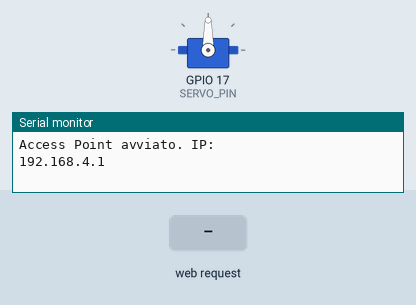
Bench run of a sketch on a simulated ESP32. Parts: servo, the last lines printed to the serial monitor. Inputs (shaded band) come from the test bench. Random numbers use the default seed unless the sketch sets one.

Above: at 4.7 s.
4.8 s: HTTP request GET /start received
At 5.55 s:
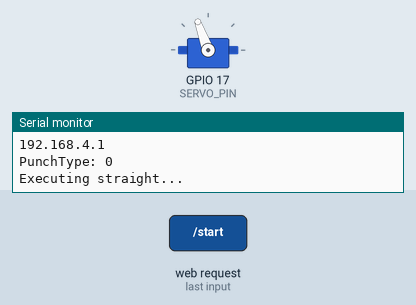
At 6.8 s:
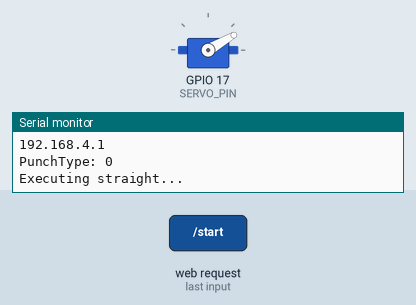
9.5 s: HTTP request GET /start?mode=hook received
12.5 s: HTTP request GET /start?mode=straight received
At 12.5 s:
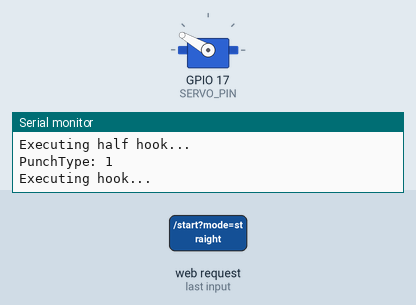
15.5 s: HTTP request GET /start?mode=random received
Timing chart, 0 to 18.0 s (numbered marks = the images above; inputs shaded):
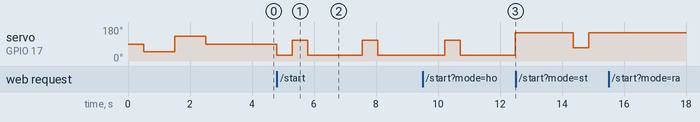

Measured:
- after the input at 4.8 s, servo on GPIO 17 (SERVO_PIN): goes 30° 0.50 s, 110° 0.50 s, 30° 1.8 s, 110° 0.50 s, then 30°, starting at once
- after the input at 15.5 s, every drawn part: stays the same

The sketch:

robotSparringMini1.2.ino
```cpp
/****************************************************************************************************************************************************
* ROBOT SPARRING MINI
****************************************************************************************************************************************************/

//http://arduino.esp8266.com/stable/package_esp8266com_index.json
//https://raw.githubusercontent.com/espressif/arduino-esp32/gh-pages/package_esp32_index.json

/****************************************************************************************************************************************************
 * SETUP ENVIROMENT FOR "ESP-WROOM-32 38 PIN Develeopment" chip:
 * link: https://randomnerdtutorials.com/installing-the-esp32-board-in-arduino-ide-windows-instructions/
 *
 * 1) Additional Board Manager URLs: https://raw.githubusercontent.com/espressif/arduino-esp32/gh-pages/package_esp32_index.json
 * OR: https://raw.githubusercontent.com/espressif/arduino-esp32/gh-pages/package_esp32_index.json, http://arduino.esp8266.com/stable/package_esp8266com_index.json
 * 2) Tools > Board > Boards Manager -> install "ESP32 by Espressif Systems"
 * 3) TOOLS->Board->ESP32 Arduino->DOIT ESP32 DEVKIT V1
 * 4) Tools > Port and select the COM port


Nota: Per compilare su ESP32 WROOM-32: tenere premuto il pulsante "boot", quando si vede la scritta "Connecting..." rilasciarlo
****************************************************************************************************************************************************/

#include <ESP32Servo.h>
#include <WiFi.h>
#include <WebServer.h>
#include <DNSServer.h>
#include <math.h>

Servo servo;
const int SERVO_PIN       = 17;
const int SERVO_HERTZ     = 50;
const int SERVO_MIN_PULSE = 500;
const int SERVO_MAX_PULSE = 2500;
const int SERVO_MIN_ANGLE = 0;
const int SERVO_MAX_ANGLE = 180;

const char* ssid     = "Robot-Sparring-AP";
const char* password = "12345678";
WebServer server(80);
DNSServer dnsServer;
const byte DNS_PORT = 53;


const char index_html[] PROGMEM = R"rawliteral(
<!DOCTYPE html>
<html lang='en'>
<head>
  <meta charset='UTF-8' />
  <meta name='viewport' content='width=device-width, initial-scale=1.0' />
  <title>Robot Sparring Control</title>
  <style>
    body {
      background-color: #2c2c2c;
      color: #e0e0e0;
      font-family: Arial, sans-serif;
      text-align: center;
      padding: 0 20px;
    }

    h1 {
      font-size: 2.2rem;
      color: #fff;
      margin-bottom: 20px;
    }

    .tabs {
      display: flex;
      justify-content: center;
      margin-bottom: 30px;
    }

    .tab-btn {
      background: #444;
      color: #fff;
      border: none; padding: 18px 40px;
      cursor: pointer;
      font-size: 1.5rem; margin: 0 8px;
      border-radius: 16px 16px 0 0;
    }

    .tab-btn.active {
      background: #fff;
      color: #222;
    }

    .tab-content {
      background: #222;
      padding: 30px 10px;
      border-radius: 0 0 18px 18px;
    }

    label {
      font-size: 1.4rem;
      margin: 18px 0 8px 0;
      display: block;
    }

    select {
      font-size: 1.3rem;
      padding: 14px 18px;
      border-radius: 12px;
      border: 1px solid #888;
      margin-bottom: 18px;
      width: 90%;
      max-width: 400px;
    }

    input[type="range"] {
      width: 90%;
      margin-top: 30px;
      appearance: none;
      height: 24px;
      background: #444;
      border-radius: 12px;
      outline: none;
      padding: 0;
    }

    input[type="range"]::-webkit-slider-thumb {
      -webkit-appearance: none;
      appearance: none;
      width: 36px;
      height: 36px;
      border-radius: 50%;
      background: #ffffff;
      cursor: pointer;
      box-shadow: 0 0 4px rgba(0,0,0,0.5);
      margin-top: -6px;
    }

    input[type="range"]::-moz-range-thumb {
      width: 36px;
      height: 36px;
      border-radius: 50%;
      background: #ffffff;
      cursor: pointer;
      box-shadow: 0 0 4px rgba(0,0,0,0.5);
    }

  button {
      margin: 16px;
      font: inherit;
      background-color: #f0f0f0;
      border: 0;
      color: #242424;
      border-radius: 0.5em;
      font-size: 1.5rem;
      padding: 18px 40px;
      font-weight: 700;
      text-shadow: 0 0.0625em 0 #fff;
      box-shadow: inset 0 0.0625em 0 0 #f4f4f4, 0 0.0625em 0 0 #efefef,
                  0 0.125em 0 0 #ececec, 0 0.25em 0 0 #e0e0e0,
                  0 0.3125em 0 0 #dedede, 0 0.375em 0 0 #dcdcdc,
                  0 0.425em 0 0 #cacaca, 0 0.425em 0.5em 0 #cecece;
      transition: 0.15s ease;
      cursor: pointer;
    }

    button:active {
      translate: 0 0.225em;
      box-shadow: inset 0 0.03em 0 0 #f4f4f4, 0 0.03em 0 0 #efefef,
        0 0.0625em 0 0 #ececec, 0 0.125em 0 0 #e0e0e0, 0 0.125em 0 0 #dedede,
        0 0.2em 0 0 #dcdcdc, 0 0.225em 0 0 #cacaca, 0 0.225em 0.375em 0 #cecece;
    }

    .slider-label {
      font-size: 1.3rem;
      margin-top: 20px;
    }

    .slider-value {
      font-weight: bold;
      color: #fff;
      margin-left: 18px;
      font-size: 1.3rem;
    }

    @media (max-width: 600px) {
      h1 {
        font-size: 1.5rem;
      }
      .tab-btn, button {
        font-size: 1.1rem;
        padding: 12px 18px;
      }
      select, input[type=range] {
        font-size: 1.1rem;
        padding: 10px 12px;
      }
    }
  </style>
</head>
<body>
  <h1>ROBOT SPARRING MINI</h1>
  <div class='tabs'>
    <button class='tab-btn active' onclick='showTab(0)'>Actions</button>
    <button class='tab-btn' onclick='showTab(1)'>Manual</button>
  </div>
  <div id='tab0' class='tab-content'>
    <label for='modeSelect'>Mode:</label>
    <select id='modeSelect'>
      <option value='straight'>Straight</option>
      <option value='hook'>Hook</option>
    </select>
    <br>
    <div id='straightActions'>
      <label for='straightActionSelect'>Straight action:</label>
      <select id='straightActionSelect'>
        <option value='random'>Random</option>
        <option value='STRAIGHT'>Straight</option>
        <option value='STRAIGHT_X2'>Double Straight</option>
      </select>
    </div>
    <div id='hookActions' style='display:none;'>
      <label for='hookActionSelect'>Hook action:</label>
      <select id='hookActionSelect'>
        <option value='random'>Random</option>
        <option value='HALF_HOOK'>Half Hook</option>
        <option value='HOOK'>Hook</option>
        <option value='HALF_HOOK_AND_HOOK'>Half Hook & Hook</option>
      </select>
    </div>
    <br>
    <button id='startBtn'>Start</button>
    <button id='stopBtn'>Stop</button>
    <div style='margin-top:20px;'>
      <label for='pauseRange'>Random pause (ms):</label>
      <input type='range' id='pauseRange' min='1000' max='10000' value='3000' />
      <span id='pauseValue' class='slider-value'>3000</span>
    </div>
  </div>
  <div id='tab1' class='tab-content' style='display:none;'>
    <label for='servoSlider'>Servo angle (0-180):</label>
    <input type='range' id='servoSlider' min='30' max='150' value='90' oninput="setServo(this.value)"/>
    <span id='servoValue' class='slider-value'>90</span>
  </div>
  <script>
    function showTab(idx) {
      document.querySelectorAll('.tab-btn').forEach((btn,i)=>btn.classList.toggle('active',i===idx));
      document.getElementById('tab0').style.display = idx===0?'block':'none';
      document.getElementById('tab1').style.display = idx===1?'block':'none';
    }
    document.getElementById('pauseRange').addEventListener('input', function() {
      document.getElementById('pauseValue').textContent = this.value;
    });
    document.getElementById('servoSlider').addEventListener('input', function() {
      document.getElementById('servoValue').textContent = this.value;
    });
    document.getElementById('modeSelect').addEventListener('change', function() {
      if(this.value === 'straight') {
        document.getElementById('straightActions').style.display = 'block';
        document.getElementById('hookActions').style.display = 'none';
      } else {
        document.getElementById('straightActions').style.display = 'none';
        document.getElementById('hookActions').style.display = 'block';
      }
    });
    function setServo(val) {
      document.getElementById("servoValue").innerText = val;
      fetch('/setServo?angle=' + val);
    }
    var running = false;
    document.getElementById('startBtn').onclick = function() {
      if(running) return;
      running = true;
      var mode = document.getElementById('modeSelect').value;
      var action = mode === 'straight' ? document.getElementById('straightActionSelect').value : document.getElementById('hookActionSelect').value;
      var pause = parseInt(document.getElementById('pauseRange').value);
      fetch('/start?mode=' + mode + '&action=' + action + '&pause=' + pause);
    };
    document.getElementById('stopBtn').onclick = function() {
      running = false;
      fetch('/stop');
    };
  </script>
</body>
</html>
)rawliteral";

int currentPosition = 90;
bool reverseSide = false;

const int POS_START         = 30;
const int POS_END           = 150;
const int POS_MIDDLE        = 90;
const int POS_START_PLUS    = POS_START  + 20;
const int POS_END_MINUS     = POS_END    - 20;
const int POS_MIDDLE_PLUS   = POS_MIDDLE + 20;
const int POS_MIDDLE_MINUS  = POS_MIDDLE - 20;


#define STRAIGHT            0
#define STRAIGHT_X2         1
unsigned int punchStraightType = STRAIGHT;

#define HALF_HOOK           0
#define HOOK                1
#define HALF_HOOK_AND_HOOK  2
unsigned int punchHookType = HALF_HOOK;

//level
#define STOP            0
#define START           1
#define EASY            2
#define MEDIUM          3
#define PRO             4
unsigned int level = START;

//speed
#define VERYFAST        2
#define FAST            1
#define SLOW            0
unsigned int speed = FAST;


volatile bool isRunning = false;
String currentMode = "straight";
String currentAction = "random";
int currentPause    = 3000;
int currentPauseMax = 3000;


void servoInit() {
  ESP32PWM::allocateTimer(0);
  ESP32PWM::allocateTimer(1);
  ESP32PWM::allocateTimer(2);
  ESP32PWM::allocateTimer(3);
  servo.setPeriodHertz(SERVO_HERTZ);

  servo.attach(SERVO_PIN, SERVO_MIN_PULSE, SERVO_MAX_PULSE);
  delay(500);
  servoMove(POS_START_PLUS);
  delay(500);
  servoMove(POS_END_MINUS);
  delay(500);
  servoMove(POS_MIDDLE);
  delay(500);
}

void accessPointInit() {
  WiFi.softAP(ssid, password);
  IPAddress myIP = WiFi.softAPIP();
  Serial.println("Access Point avviato. IP:");
  Serial.println(myIP);
  dnsServer.start(DNS_PORT, "*", myIP);
}

int getDelay(int posStart, int posEnd) {
  const int DEGREE  = 60;
  const int SPEED   = 140;
  const int MARGIN  = 10;
  const float angle = abs(posEnd - posStart);
  //return ceil(angle * SPEED * 10 / DEGREE + MARGIN);
  return 500; // DA CAPIRE PERCHE' NON FUNZIONA
}

void servoMove(int targetPosition) {
  int servoPulse = map(targetPosition, SERVO_MIN_ANGLE, SERVO_MAX_ANGLE, SERVO_MIN_PULSE, SERVO_MAX_PULSE);
  int servoDelay = getDelay(currentPosition, targetPosition);
  currentPosition = targetPosition;

  servo.write(targetPosition);
  delay(servoDelay);
}


void executeStraightAction(unsigned int punchType) {
  Serial.printf("PunchType: %d\n", punchType);
  switch (punchType) {
    case STRAIGHT:
      Serial.println("Executing straight...");
      if(!reverseSide) {
        servoMove(POS_START);
        servoMove(POS_MIDDLE_PLUS);
        servoMove(POS_START);
      } else {
        servoMove(POS_END);
        servoMove(POS_MIDDLE_MINUS);
        servoMove(POS_END);
      }
      break;
    case STRAIGHT_X2:
      Serial.println("Executing double straight...");
      if(!reverseSide) {
        servoMove(POS_START);
        servoMove(POS_MIDDLE_PLUS);
        servoMove(POS_START);
        servoMove(POS_MIDDLE_PLUS);
        servoMove(POS_START);
      } else {
        servoMove(POS_END);
        servoMove(POS_MIDDLE_MINUS);
        servoMove(POS_END);
        servoMove(POS_MIDDLE_MINUS);
        servoMove(POS_END);
      }
      break;
    default:
      Serial.println("Unknown punch type.");
  }
}

void executeHookAction(unsigned int punchType) {
  Serial.printf("PunchType: %d\n", punchType);
  switch (punchType) {
    case HALF_HOOK:
      Serial.println("Executing half hook...");
      if(!reverseSide) {
        servoMove(POS_START);
        servoMove(POS_MIDDLE_PLUS);
        servoMove(POS_START);
      } else {
        servoMove(POS_END);
        servoMove(POS_MIDDLE_MINUS);
        servoMove(POS_END);
      }
      break;
    case HOOK:
      Serial.println("Executing hook...");
      if(!reverseSide) {
        servoMove(POS_START);
        servoMove(POS_END);
      } else {
        servoMove(POS_END);
        servoMove(POS_START);
      }
      reverseSide = !reverseSide;
      break;
    case HALF_HOOK_AND_HOOK:
      Serial.println("Executing half hook and hook...");
      if(!reverseSide) {
        servoMove(POS_START);
        servoMove(POS_MIDDLE_PLUS);
        servoMove(POS_START_PLUS);
        servoMove(POS_END);
      } else {
        servoMove(POS_END);
        servoMove(POS_MIDDLE_MINUS);
        servoMove(POS_END_MINUS);
        servoMove(POS_START);
      }
      reverseSide = !reverseSide;
      break;
    default:
      Serial.println("Unknown punch type.");
  }
}


void handleStart() {
  if (server.hasArg("mode"))   currentMode      = server.arg("mode");
  if (server.hasArg("action")) currentAction    = server.arg("action");
  if (server.hasArg("pause"))  currentPauseMax  = server.arg("pause").toInt();
  isRunning = true;
  server.send(200, "text/plain", "Started");
}

void handleStop() {
  isRunning = false;
  server.send(200, "text/plain", "Stopped");
}

void handleSetServo() {
  if (server.hasArg("angle")) {
    int angle = server.arg("angle").toInt();
    angle = constrain(angle, SERVO_MIN_ANGLE, SERVO_MAX_ANGLE);
    int pulse = map(angle, SERVO_MIN_ANGLE, SERVO_MAX_ANGLE, SERVO_MIN_PULSE, SERVO_MAX_PULSE);
    servo.write(pulse);
    currentPosition = angle;
  }
  server.send(200, "text/plain", "OK");
}

int getRandomByProbability(int probs[]) {
  int probSize = sizeof(probs);
	int randomNumber = random(100+1);
    int threshold = 0;
    for(int i = 0 ; i < probSize ; i++) {
      threshold += probs[i];
      if(randomNumber < threshold) {
        return i;
      }
    }
    return 0;
}


void setup() {
  Serial.begin(115200);
  accessPointInit();
  servoInit();

  server.on("/", HTTP_GET, []() {
    server.send_P(200, "text/html", index_html);
  });
  server.on("/start", HTTP_GET, handleStart);
  server.on("/stop", HTTP_GET, handleStop);
  server.on("/setServo", HTTP_GET, handleSetServo);
  server.onNotFound([]() {
    server.send_P(200, "text/html", index_html);
  });
  server.begin();
}

void loop() {
  dnsServer.processNextRequest();
  server.handleClient();

  static unsigned long lastActionTime = 0;
  if (isRunning && millis() - lastActionTime > (unsigned long)currentPause) {
    lastActionTime = millis();
    if (currentMode == "straight")
    {
      if (currentAction == "random") {
        // random straight action by level
        int probs[3] = {80, 20}; // 0:STRAIGHT, 1:STRAIGHT_X2
        int actionIdx = getRandomByProbability(probs);
        //int actionIdx = random(0, 2);
        executeStraightAction(actionIdx);
      }
      else if (currentAction == "STRAIGHT") {
        executeStraightAction(STRAIGHT);
      }
      else if (currentAction == "STRAIGHT_X2") {
        executeStraightAction(STRAIGHT_X2);
      }
    }
    else if (currentMode == "hook")
    {
      if (currentAction == "random") {
        // random hook action by level
        int probs[3] = {45, 45, 10}; //0:HALF_HOOK, 1:HOOK, 2:HALF_HOOK_AND_HOOK
        int actionIdx = getRandomByProbability(probs);
        //int actionIdx = random(0, 3);
        executeHookAction(actionIdx);
      }
      else if (currentAction == "HALF_HOOK") {
        executeHookAction(HALF_HOOK);
      }
      else if (currentAction == "HOOK") {
        executeHookAction(HOOK);
      }
      else if (currentAction == "HALF_HOOK_AND_HOOK") {
        executeHookAction(HALF_HOOK_AND_HOOK);
      }
    }
    currentPause = random(1000, currentPauseMax);
  }
}
```
